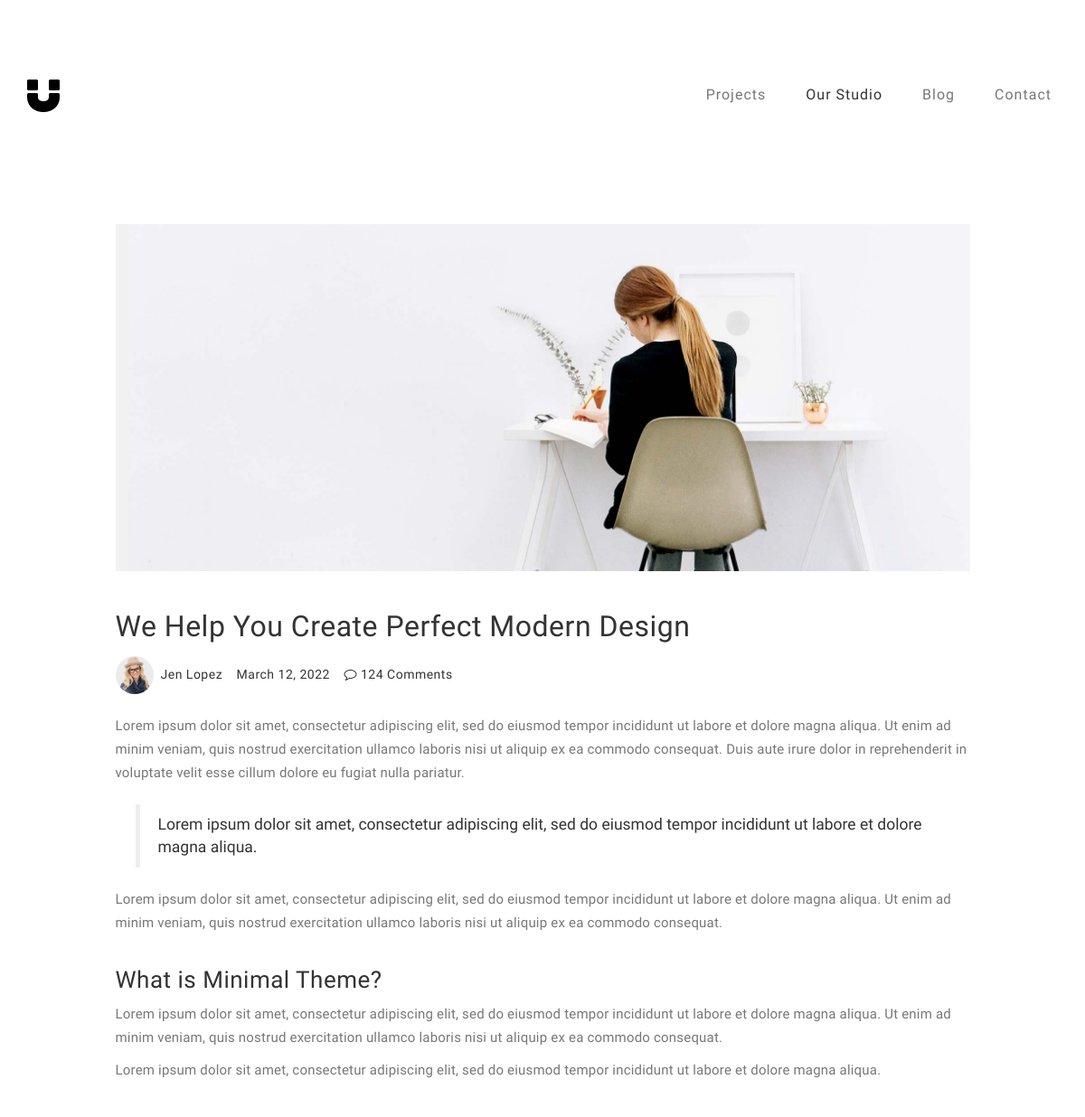
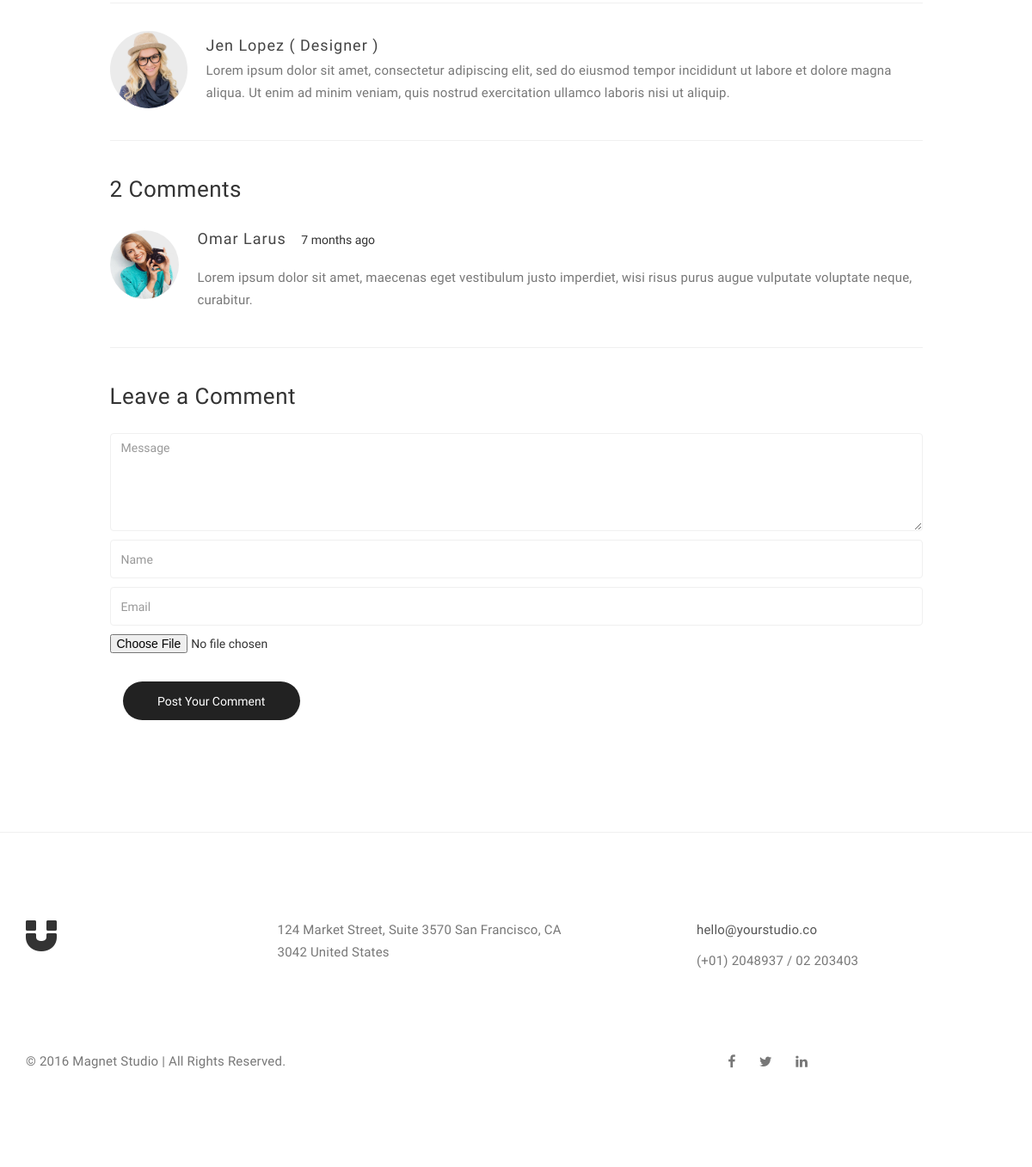
The page /blog/1 on the database its author committed (2 pictures, top to bottom).
### blog/models.py (models this page shows, shortened)
class blog_Post(models.Model):
    blog_image = models.ImageField(upload_to = 'blog-post-image/')
    title = models.CharField(max_length=127, blank = False, null = False)
    author = models.CharField(max_length=127, blank = False, null = False, default='Admin')
    author_position = models.CharField(max_length=127, blank = False, null = False, default='Admin')
    author_image = models.ImageField(upload_to = 'blog-author-image/')
    blog_date = models.DateField(auto_now=True)
    blog_text1 = models.TextField(max_length=500, blank = False, null = False, default='')
    blog_text2 = models.TextField(max_length=500, blank = False, null = False, default='')
    blog_text3 = models.TextField(max_length=500, blank = False, null = False, default='')
    title_2 = models.CharField(max_length=127, blank = False, null = False, default='')
    blog_text4 = models.TextField(max_length=500, blank = False, null = False, default='')
    blog_text5 = models.TextField(max_length=500, blank = False, null = False, default='')
    class Meta:
        ordering = ['-blog_date']
        verbose_name = 'blog_Post'

### blog/views.py (the view, shortened to what this page needs)
@csrf_exempt
def blog_detail(request,pk):
    blog = blog_Post.objects.filter(pk=pk).first()
    new_comment = Comment.objects.filter(status='approve')
    return render (request, 'single-post.html', {'blog':blog, 'comment': new_comment})

### blog/templates/single-post.html (shortened to what this page needs)
{% extends 'base.html' %}
{% load static %}
{% block content %}
<section id="blog-single-post">
     <div class="container">
          <div class="row">
               <div class="col-md-offset-1 col-md-10 col-sm-12">
                    <div class="blog-single-post-thumb">
                         <div class="blog-post-image">
                              <img src="{{blog.blog_image.url}}" class="img-responsive" alt="Blog Image">
                         </div>
                         <div class="blog-post-title">
                              <h2>{{blog.title}}</h2>
                         </div>
                         <div class="blog-post-format">
                              <span><a href="#"><img src="{{blog.author_image.url}}" class="img-responsive img-circle"> Jen Lopez</a></span>
                              <span>{{blog.blog_date}}</span>
                              <span><a href="#"><i class="fa fa-comment-o"></i> 124 Comments</a></span>
                         </div>
                         <div class="blog-post-des">
                              <p>{{blog.blog_text1}}</p>
                              <blockquote>{{blog.blog_text2}}</blockquote>
                              <p>{{blog.blog_text3}}</p>
                              <h3>{{blog.title_2}}</h3>
                              <p>{{blog.blog_text4}}</p>
                              <p>{{blog.blog_text5}}</p>
                         </div>
                         <div class="blog-author">
                              <div class="media">
                                   <div class="media-object pull-left">
                                        <img src="{{blog.author_image.url}}" class="img-circle img-responsive" alt="blog">
                                   </div>
                                   <div class="media-body">
                                        <h3 class="media-heading"><a href="#">{{blog.author}} {{blog.author_position}}</a></h3>
                                        <p>Lorem ipsum dolor sit amet, consectetur adipiscing elit, sed do eiusmod tempor incididunt ut labore et dolore magna aliqua. Ut enim ad minim veniam, quis nostrud exercitation ullamco laboris nisi ut aliquip.</p>
                                   </div>
                              </div>
                         </div>
                         <div class="blog-comment">
                              <h3>2 Comments</h3>
                                   <div class="media">
                                        <div class="media-object pull-left">
                                             <img src="images/comment-image2.jpg" class="img-responsive img-circle" alt="Blog Image">
                                        </div>
                                        <div class="media-body">
                                             <h3 class="media-heading">Omar Larus</h3>
                                                  <span>7 months ago</span>
                                                  <p>Lorem ipsum dolor sit amet, maecenas eget vestibulum justo imperdiet, wisi risus purus augue vulputate voluptate neque, curabitur.</p>
                                        </div>
                                   </div>
                         </div>
                         <div class="blog-comment-form">
                              <h3>Leave a Comment</h3>
                                   <form  method="post">
                                        <textarea name = "letter" class="form-control" placeholder="Message" rows="5" name"Your Comments" required></textarea>
                                        <input name = "name" type="text" class="form-control" placeholder="Name" name="name" required>
                                        <input name = "email" type="email" class="form-control" placeholder="Email" name="email" required>
                                        <input type="file" name="image" id="image">
                                        <div class="col-md-3 col-sm-4">
                                             <input type="submit" class="form-control" value="Post Your Comment">
                                        </div>
                                   </form>
                         </div>
                    </div>
          </div>
     </div>
</section>
{% endblock %}

### static/css/style.css (style rules this page uses)
body { background: #ffffff; font-family: 'Work Sans', sans-serif; font-style: normal; font-weight: 300; overflow-x: hidden; }
h1,h2,h3,h4,h5,h6 { font-style: normal; font-weight: 300; letter-spacing: 0.5px; }
h2 { font-size: 32px; line-height: 46px; }
h3 { font-size: 26px; }
p { color: #777; font-size: 15px; font-weight: 300; line-height: 26px; letter-spacing: 0.2px; }
html { -webkit-font-smoothing: antialiased; }
a { color: #4d638c; -webkit-transition: 0.5s; -o-transition: 0.5s; transition: 0.5s; text-decoration: none !important; }
* { -webkit-box-sizing: border-box; -moz-box-sizing: border-box; box-sizing: border-box; }
*:before, *:after { -webkit-box-sizing: border-box; -moz-box-sizing: border-box; box-sizing: border-box; }
#portfolio, #about, #blog, #contact, #single-project, #blog-single-post { padding-top: 80px; padding-bottom: 120px; }
.blog-post-image { padding-bottom: 18px; width: 100%; }
.blog-post-format { padding-bottom: 22px; }
.blog-post-format span { letter-spacing: 0.5px; padding-right: 12px; }
.blog-post-format span a { color: #333; }
.blog-post-format span img { display: inline-block; width: 42px; margin-right: 4px; }
.blog-post-des blockquote { margin: 22px; }
.blog-author { border-top: 1px solid #f0f0f0; border-bottom: 1px solid #f0f0f0; padding-top: 32px; padding-bottom: 32px; margin-top: 42px; margin-bottom: 42px; }
.blog-author .media img { display: inline-block; width: 90px; margin-right: 12px; }
.blog-author .media a, .blog-comment .media h3 { color: #444; font-size: 18px; letter-spacing: 1px; }
.blog-comment { border-bottom: 1px solid #f0f0f0; padding-bottom: 32px; margin-bottom: 42px; }
.blog-comment .media img { width: 80px; margin-right: 12px; }
.blog-comment .media h3 { display: inline-block; padding-right: 14px; }
.blog-comment h3, .blog-comment-form h3 { padding-bottom: 18px; }
.blog-comment-form .form-control { box-shadow: none; border: 1px solid #f0f0f0; margin-top: 10px; margin-bottom: 10px; transition: all 0.4s ease-in-out; }
.blog-comment-form input { height: 45px; }
.blog-comment-form input[type="submit"] { background: #222; border-radius: 100px; border: none; color: #ffffff; font-weight: 400; transition: all 0.4s ease-in-out; }
#blog-single-post .blog-post-des h3 { padding-top: 16px; }

### rows shown on the page
blog_Post: blog_image (picture), title "We Help You Create Perfect Modern Design", author_image (picture), blog_date "March 12, 2022", blog_text1 "Lorem ipsum dolor sit amet, consectetur adipiscing elit, sed do eiusmod tempor incididunt ut labore et dolore magna aliqua. Ut enim ad minim veniam, quis nostrud exercitation ullamco laboris nisi ut aliquip ex ea commodo consequat. Duis aute irure dolor in reprehenderit in voluptate velit esse cillum dolore eu fugiat nulla pariatur.", blog_text2 "Lorem ipsum dolor sit amet, consectetur adipiscing elit, sed do eiusmod tempor incididunt ut labore et dolore magna aliqua.", blog_text3 "Lorem ipsum dolor sit amet, consectetur adipiscing elit, sed do eiusmod tempor incididunt ut labore et dolore magna aliqua. Ut enim ad minim veniam, quis nostrud exercitation ullamco laboris nisi ut aliquip ex ea commodo consequat.", title_2 "What is Minimal Theme?", blog_text4 "Lorem ipsum dolor sit amet, consectetur adipiscing elit, sed do eiusmod tempor incididunt ut labore et dolore magna aliqua. Ut enim ad minim veniam, quis nostrud exercitation ullamco laboris nisi ut aliquip ex ea commodo consequat.", blog_text5 "Lorem ipsum dolor sit amet, consectetur adipiscing elit, sed do eiusmod tempor incididunt ut labore et dolore magna aliqua.", author "Jen Lopez", author_position "( Designer )"
